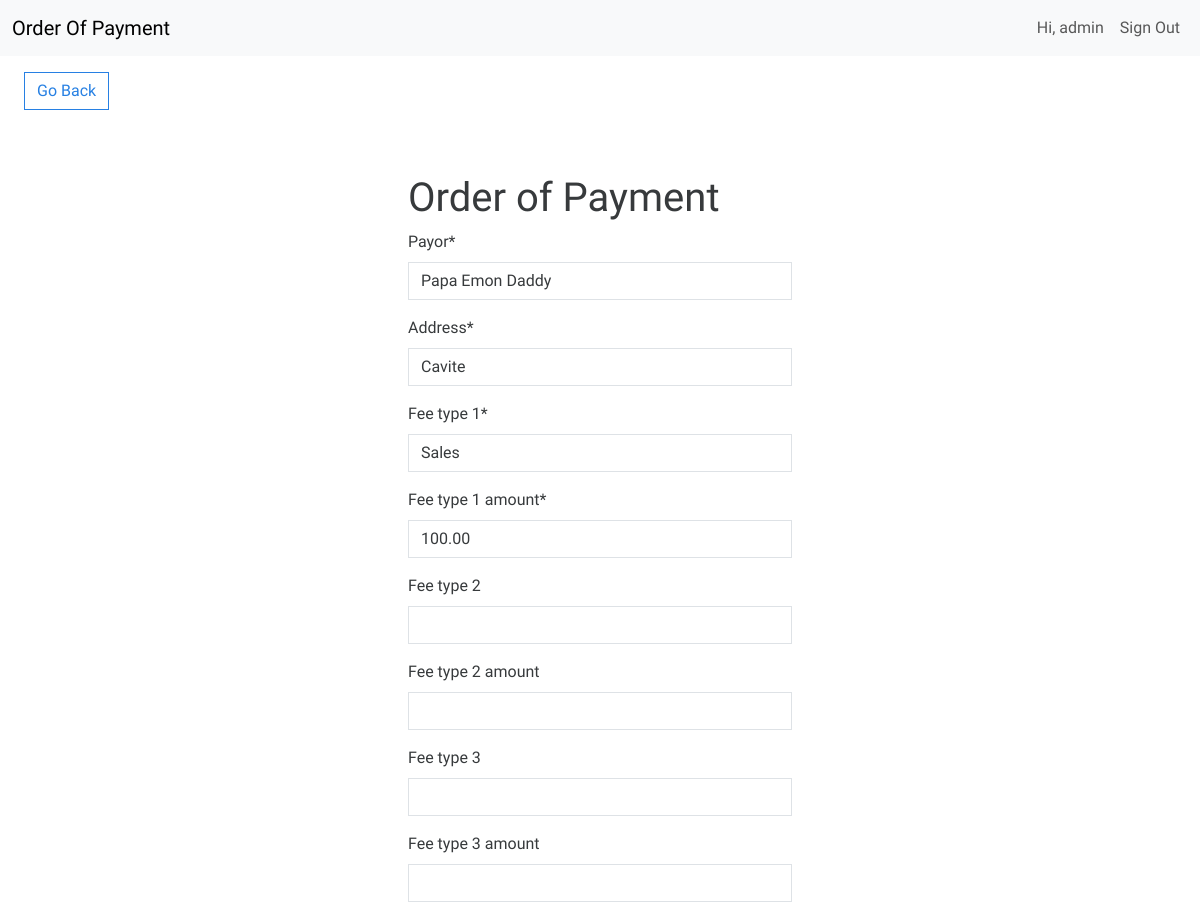
The app's page /edit-item/1 (signed in, upper part), older data.
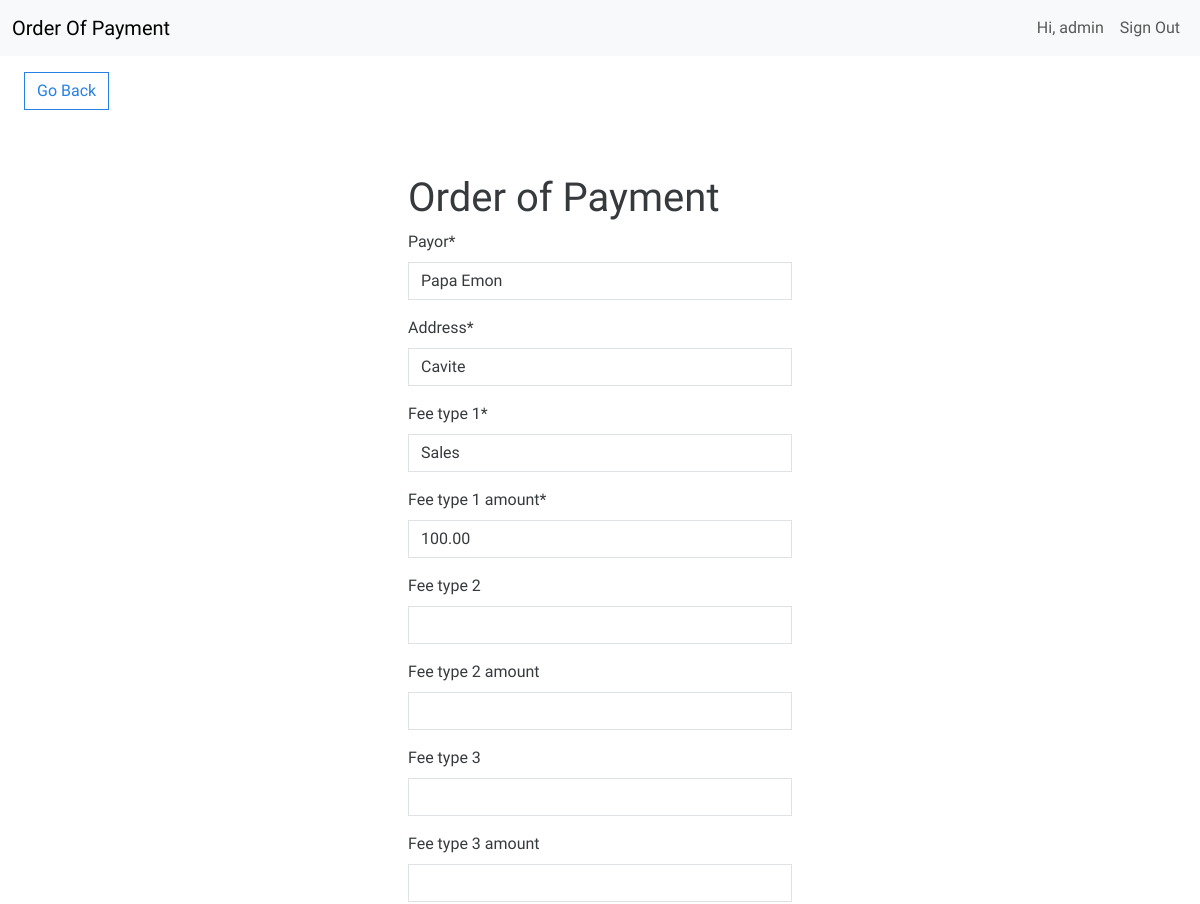
The same page, newer data.
### order_payment/models.py (models this page shows, shortened)
class OrderPaymentItem(models.Model):
    entity_name = models.CharField(max_length=200, default="Departmenf of Trade and Industry Region IV-A")
    fund_cluster = models.CharField(max_length=200, default="01-Regular Agency Fund")
    serial_number = models.CharField(max_length=200)
    date = models.DateTimeField(auto_now_add=True)
    collecting_officer = models.CharField(max_length=200, default="Cash/Treasury Unit")
    payor = models.CharField(max_length=200)
    address = models.CharField(max_length=400)
    fee_type_1 = models.CharField(max_length=200)
    fee_type_1_amount = models.DecimalField(max_digits=10, decimal_places=2)
    fee_type_2 = models.CharField(max_length=200, null=True, blank=True)
    fee_type_2_amount = models.DecimalField(max_digits=10, decimal_places=2, null=True, blank=True)
    fee_type_3 = models.CharField(max_length=200, null=True, blank=True)
    fee_type_3_amount = models.DecimalField(max_digits=10, decimal_places=2, null=True, blank=True)
    dst = models.DecimalField(max_digits=10, decimal_places=2)
    surcharge = models.DecimalField(max_digits=10, decimal_places=2)
    total_amount = models.DecimalField(max_digits=10, decimal_places=2)
    amount_in_words = models.CharField(max_length=500)
    bill_no = models.CharField(max_length=200)
    bill_date = models.DateField(auto_now_add=False)
    status = models.CharField(max_length=200, default="NEW")
    bank_name = models.CharField(max_length=200)
    account_number = models.CharField(max_length=200)
    deposit_amount = models.DecimalField(max_digits=10, decimal_places=2)
    acting_accountant = models.CharField(max_length=200)
    update_date = models.DateField(auto_now_add=True)
    last_update_by = models.CharField(max_length=200, null=True, blank=True)
    created_by = models.CharField(max_length=200, null=True, blank=True)
    user = models.ForeignKey(User, on_delete=models.CASCADE)
    class Meta:
        verbose_name_plural = "Order Of Payment Items"

### order_payment/views.py (the view, shortened to what this page needs)
# urls.py: path('edit-item/<int:pk>', EditItem.as_view(), name='edit-item'),
class EditItem(LoginRequiredMixin, UpdateView):
    model = OrderPaymentItem
    form_class = OrderPaymentItemForm
    template_name = 'order_payment/item_form.html'
    success_url = reverse_lazy('dashboard')

### order_payment/forms.py
class OrderPaymentItemForm(forms.ModelForm):
    statuses = [
        ('NEW', 'NEW'),
        ('APPROVED',"APPROVED"),
        ('REJECTED',"REJECTED")
    ]
    status = forms.ChoiceField(choices=statuses)
    bill_date = forms.DateField(widget=forms.DateInput(attrs={'type': 'date'}))
    class Meta:
        model = OrderPaymentItem
        fields = ['payor', 'address', 'fee_type_1', 'fee_type_1_amount',
                  'fee_type_2', 'fee_type_2_amount', 'fee_type_3', 'fee_type_3_amount',
                  'dst', 'surcharge', 'total_amount', 'amount_in_words',
                  'bill_no', 'bill_date', 'status', 'bank_name', 'account_number',
                  'deposit_amount']

### order_payment/templates/order_payment/item_form.html (shortened to what this page needs)
{% extends 'order_payment/base.html' %}
{% load crispy_forms_tags %}
{% block content %}
	<a href="{% url 'dashboard' %}" class="btn btn-outline-primary my-3 mx-4">Go Back</a>
	<div class="row">
		<div class="col-11 col-md-4 mx-auto mt-5">
			<h1>Order of Payment</h1>
			<form method="POST">
				{{ form|crispy }}
			</form>
            <br />
		</div>
	</div>
{% endblock content %}

Row changes from the older to the newer data that the page shows:
changed OrderPaymentItem "Cavite": payor "Papa Emon Daddy" → "Papa Emon"
